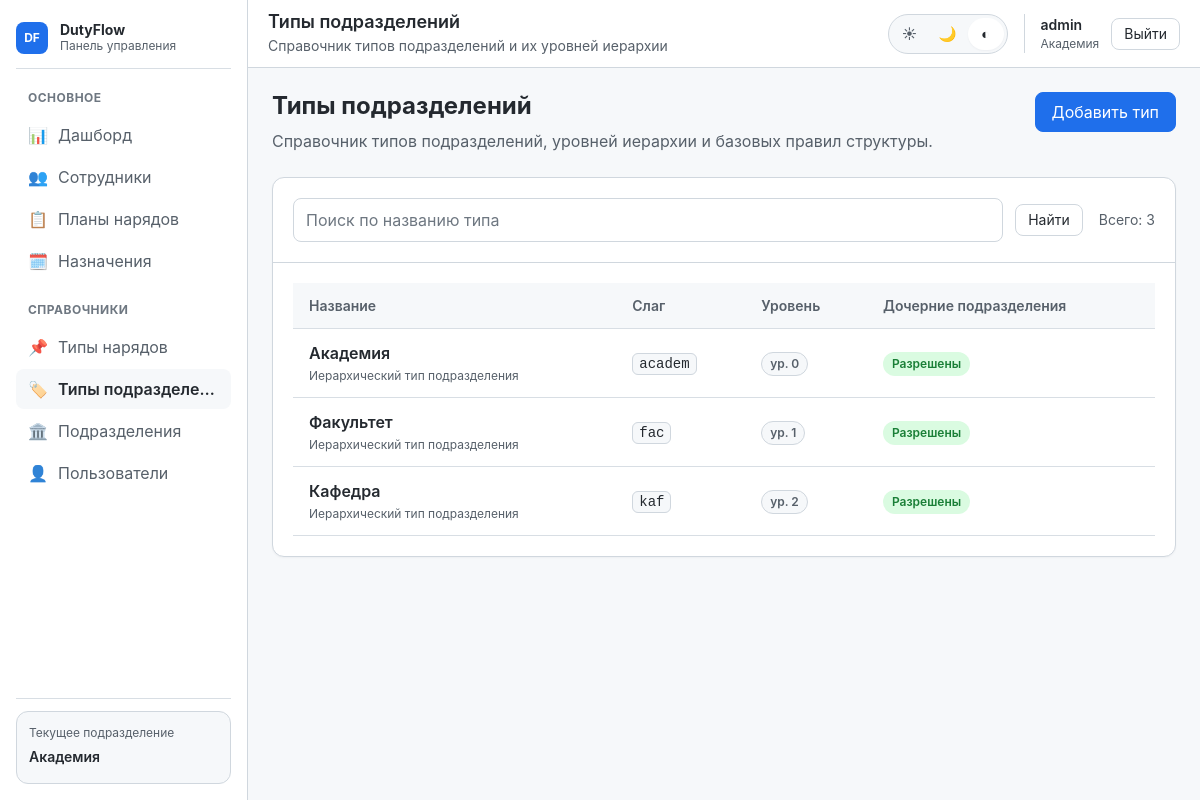
The app's page /unit-types/ (signed in) with its own data.
### users_app/models.py (models this page shows, shortened)
class UserProfile(models.Model):
    user = models.OneToOneField(
        User,
        on_delete=models.CASCADE,
        related_name='profile'
    )
    unit = models.ForeignKey(
        Unit,
        on_delete=models.PROTECT,
        related_name='users'
    )
    created_by = models.ForeignKey(
        User,
        on_delete=models.SET_NULL,
        null=True,
        blank=True,
        related_name='created_users',
        verbose_name="Создал пользователь"
    )
    created_at = models.DateTimeField(auto_now_add=True, verbose_name="Дата создания")
    class Meta:
        verbose_name = "Профиль пользователя"
        verbose_name_plural = "Профили пользователей"

### units/models.py (models this page shows, shortened)
class Unit(models.Model):
    name = models.CharField(max_length=255, verbose_name="Название")
    parent = models.ForeignKey(
        'self',
        on_delete=models.SET_NULL,
        null=True,
        blank=True,
        related_name='children',
        verbose_name="Вышестоящее подразделение"
    )
    unit_type = models.ForeignKey(
        UnitType,
        on_delete=models.PROTECT,
        related_name='units',
        verbose_name="Тип подразделения"
    )
    class Meta:
        verbose_name = "Подразделение"
        verbose_name_plural = "Подразделения"
        ordering = ['unit_type__level', 'name']

class UnitType(models.Model):
    name = models.CharField(max_length=50, unique=True, verbose_name="Название типа")
    slug = models.SlugField(max_length=50, unique=True, verbose_name="Слаг")
    level = models.PositiveSmallIntegerField(
        default=0,
        verbose_name="Уровень иерархии",
        help_text="0 - самый высокий уровень (академия), 1 - факультет, 2 - кафедра и т.д."
    )
    can_have_children = models.BooleanField(
        default=True,
        verbose_name="Может иметь дочерние подразделения"
    )
    class Meta:
        verbose_name = "Тип подразделения"
        verbose_name_plural = "Типы подразделений"
        ordering = ['level', 'name']

### core/views/units/unit_type.py (the view)
@login_required
def unit_type_list(request):
    if not UnitTypeService.can_manage(request.user):
        messages.error(request, "Доступ только для администраторов")
        return redirect("auth:dashboard")
    unit_types = UnitType.objects.all().order_by("level", "name")
    search_query = request.GET.get("q", "").strip()
    if search_query:
        unit_types = unit_types.filter(name__icontains=search_query)
    return render(request, "app/unit_types/list.html", {
        "unit_types": unit_types,
        "active_tab": "unit_types",
        "page_title": "Типы подразделений",
        "page_subtitle": "Справочник типов подразделений и их уровней иерархии",
        "can_add": True,
        "search_query": search_query,
    })

### templates/app/unit_types/list.html (shortened to what this page needs)
{% extends 'app/base_app.html' %}
{% block app_content %}
<section class="page-section">
    <div class="page-header">
        <div class="page-header__main">
            <h2 class="page-header__title">Типы подразделений</h2>
            <p class="page-header__subtitle">
                Справочник типов подразделений, уровней иерархии и базовых правил структуры.
            </p>
        </div>
        {% if can_add %}
        <div class="page-header__actions">
            <a href="{% url 'unit_type:add' %}" class="button button--primary">
                Добавить тип
            </a>
        </div>
        {% endif %}
    </div>
</section>
<section class="page-section">
    <article class="card">
        <div class="card__header unit-types-toolbar">
            <form method="get" class="unit-types-toolbar__search form" role="search">
                <div class="unit-types-search">
                    <input
                        type="search"
                        name="q"
                        value="{{ search_query|default:'' }}"
                        placeholder="Поиск по названию типа"
                        aria-label="Поиск типов подразделений"
                    >
                    <button type="submit" class="button button--sm">Найти</button>
                </div>
            </form>
            <div class="unit-types-toolbar__meta">
                <span class="unit-types-counter">Всего: {{ unit_types|length }}</span>
            </div>
        </div>
        <div class="card__body">
            {% if unit_types %}
                <div class="table-wrap">
                    <table class="table">
                        <thead>
                            <tr>
                                <th>Название</th>
                                <th>Слаг</th>
                                <th>Уровень</th>
                                <th>Дочерние подразделения</th>
                            </tr>
                        </thead>
                        <tbody>
                            {% for item in unit_types %}
                            <tr class="table-row-link" data-href="{% url 'unit_type:detail' item.pk %}">
                                <td>
                                    <div class="type-cell">
                                        <a href="{% url 'unit_type:detail' item.pk %}" class="type-cell__name">
                                            {{ item.name }}
                                        </a>
                                        <div class="type-cell__meta">
                                            Иерархический тип подразделения
                                        </div>
                                    </div>
                                </td>
                                <td>
                                    <code class="inline-code">{{ item.slug }}</code>
                                </td>
                                <td>
                                    <span class="badge">ур. {{ item.level }}</span>
                                </td>
                                <td>
                                    {% if item.can_have_children %}
                                        <span class="badge badge--success">Разрешены</span>
                                    {% else %}
                                        <span class="badge badge--danger">Запрещены</span>
                                    {% endif %}
                                </td>
                            </tr>
                            {% endfor %}
                        </tbody>
                    </table>
                </div>
            {% endif %}
        </div>
    </article>
</section>
{% endblock %}

### templates/components/layout/app_sidebar.html (shortened to what this page needs)
<aside class="app-sidebar" data-sidebar>
    <div class="app-sidebar__inner">
        <div class="app-sidebar__header">
            <a href="{% url 'auth:dashboard' %}" class="app-sidebar__brand">
                <span class="app-sidebar__brand-mark">DF</span>
                <div class="app-sidebar__brand-texts">
                    <span class="app-sidebar__brand-title">DutyFlow</span>
                    <span class="app-sidebar__brand-subtitle">Панель управления</span>
                </div>
            </a>
        </div>
        <div class="app-sidebar__section">
            <div class="app-sidebar__section-title">Основное</div>
            <nav class="app-sidebar__nav">
                <a href="{% url 'auth:dashboard' %}" class="nav-item {% if active_tab == 'dashboard' %}is-active{% endif %}">
                    <span class="nav-item__icon">📊</span>
                    <span class="nav-item__label">Дашборд</span>
                </a>
                <a href="{% url 'people:person_list' %}" class="nav-item {% if active_tab == 'people' %}is-active{% endif %}">
                    <span class="nav-item__icon">👥</span>
                    <span class="nav-item__label">Сотрудники</span>
                </a>
                <a href="{% url 'plan:list' %}" class="nav-item {% if active_tab == 'plans' %}is-active{% endif %}">
                    <span class="nav-item__icon">📋</span>
                    <span class="nav-item__label">Планы нарядов</span>
                </a>
                <a href="{% url 'assignment:calendar' %}" class="nav-item {% if active_tab == 'assignments' %}is-active{% endif %}">
                    <span class="nav-item__icon">🗓️</span>
                    <span class="nav-item__label">Назначения</span>
                </a>
            </nav>
        </div>
        <div class="app-sidebar__section">
            <div class="app-sidebar__section-title">Справочники</div>
            <nav class="app-sidebar__nav">
                {% if user.profile.unit.unit_type.level <= 1 %}
                <a href="{% url 'type:list' %}" class="nav-item {% if active_tab == 'duty_types' %}is-active{% endif %}">
                    <span class="nav-item__icon">📌</span>
                    <span class="nav-item__label">Типы нарядов</span>
                </a>
                {% endif %}
                {% if user.profile.unit.unit_type.level == 0 %}
                <a href="{% url 'unit_type:list' %}" class="nav-item {% if active_tab == 'unit_types' %}is-active{% endif %}">
                    <span class="nav-item__icon">🏷️</span>
                    <span class="nav-item__label">Типы подразделений</span>
                </a>
                {% endif %}
                <a href="{% url 'units:list' %}" class="nav-item {% if active_tab == 'units' %}is-active{% endif %}">
                    <span class="nav-item__icon">🏛️</span>
                    <span class="nav-item__label">Подразделения</span>
                </a>
                <a href="{% url 'users:list' %}" class="nav-item {% if active_tab == 'users' %}is-active{% endif %}">
                    <span class="nav-item__icon">👤</span>
                    <span class="nav-item__label">Пользователи</span>
                </a>
            </nav>
        </div>
        {% if user.profile and user.profile.unit %}
        <div class="app-sidebar__footer">
            <div class="app-sidebar__unit-card">
                <div class="app-sidebar__unit-label">Текущее подразделение</div>
                <div class="app-sidebar__unit-name">{{ user.profile.unit.name }}</div>
            </div>
        </div>
        {% endif %}
    </div>
</aside>

### templates/components/layout/app_header.html (shortened to what this page needs)
<header class="app-header">
    <div class="app-header__left">
        <div class="app-header__page">
            <h1 class="app-header__page-title">{{ page_title|default:"Панель управления" }}</h1>
            {% if page_subtitle %}
                <p class="app-header__page-subtitle">{{ page_subtitle }}</p>
            {% endif %}
        </div>
    </div>
    <div class="app-header__right">
        <div class="theme-switcher" data-theme-switcher>
            <button class="theme-switcher__button" type="button" data-theme-value="light" title="Светлая тема">☀</button>
            <button class="theme-switcher__button" type="button" data-theme-value="dark" title="Тёмная тема">🌙</button>
            <button class="theme-switcher__button" type="button" data-theme-value="system" title="Системная тема">◐</button>
        </div>
        <div class="user-chip">
            <div class="user-chip__content">
                <span class="user-chip__name">{{ request.user.username }}</span>
                {% if user.profile and user.profile.unit %}
                    <span class="user-chip__meta">{{ user.profile.unit.name }}</span>
                {% endif %}
            </div>
            <form method="post" action="{% url 'auth:logout' %}">
                <button type="submit" class="button button--sm">Выйти</button>
            </form>
        </div>
    </div>
</header>

### records on screen
UnitType: name "Академия", slug "academ", level "0", can_have_children "Разрешены"
UnitType: name "Факультет", slug "fac", level "1", can_have_children "Разрешены"
UnitType: name "Кафедра", slug "kaf", level "2", can_have_children "Разрешены"

### other values on screen
{{ user.profile.unit.name }} "Академия"
{{ page_title|default:"Панель управления" }} "Типы подразделений"
{{ page_subtitle }} "Справочник типов подразделений и их уровней иерархии"
{{ request.user.username }} "admin"
{{ unit_types|length }} "3"
